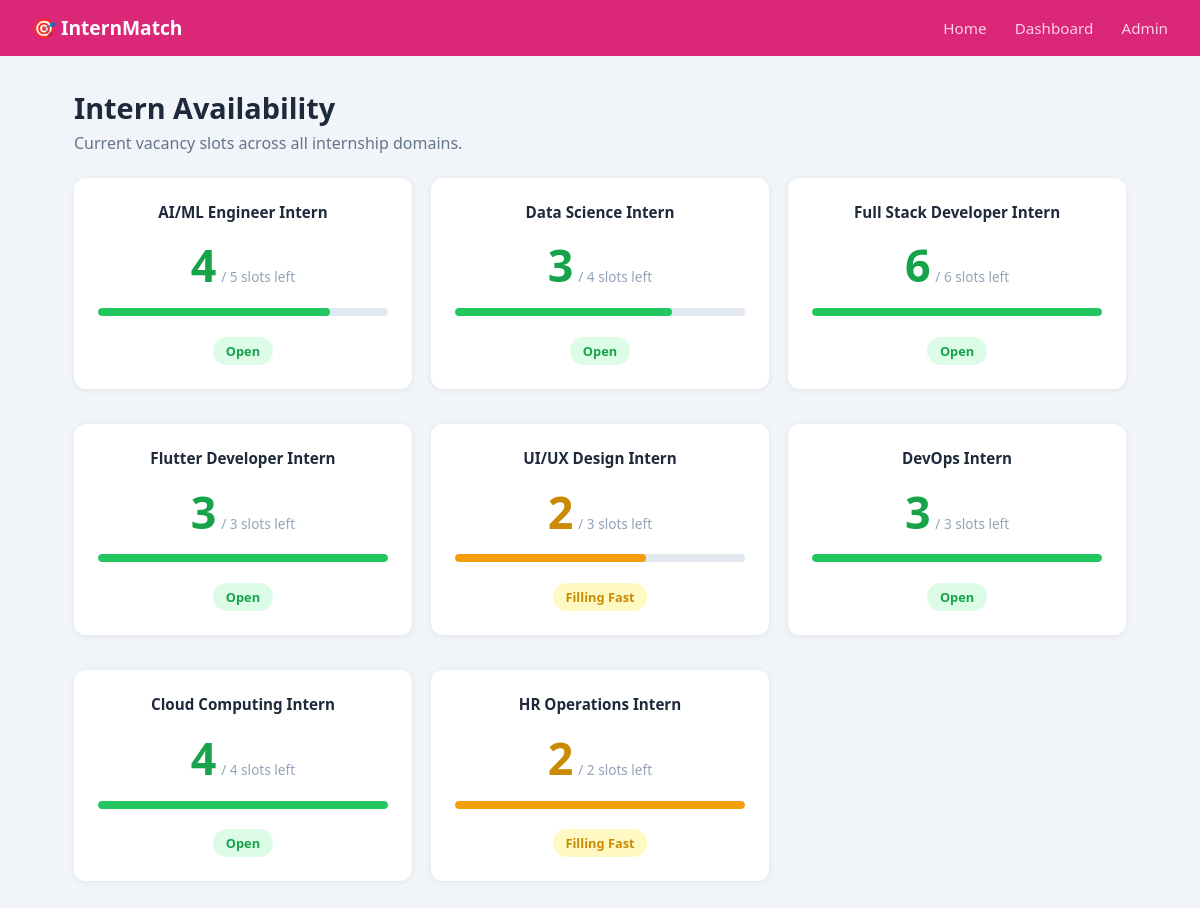
The page /availability on the database its author committed.
### tables this page shows
CREATE TABLE vacancies (
        id INTEGER PRIMARY KEY AUTOINCREMENT,
        role TEXT UNIQUE,
        total INTEGER,
        available INTEGER
    );

### app.py (the view)
@app.route("/availability")
def availability():
    conn = sqlite3.connect("database.db")
    rows = conn.execute("SELECT role, total, available FROM vacancies").fetchall()
    conn.close()
    return render_template("availability.html", vacancies=rows)

### templates/availability.html (shortened to what this page needs)
<!DOCTYPE html>
<html lang="en">
<head>
  <link rel="stylesheet" href="/static/css/style.css"/>
</head>
<body>
  <nav class="navbar">
    <span class="brand">🎯 InternMatch</span>
    <div>
      <a href="/">Home</a>
      <a href="/dashboard">Dashboard</a>
      <a href="/admin">Admin</a>
    </div>
  </nav>
  <div class="container">
    <h1>Intern Availability</h1>
    <p class="subtitle">Current vacancy slots across all internship domains.</p>
    <div class="vacancy-grid">
      {% for role, total, available in vacancies %}
      <div class="card vacancy-card">
        <div class="vacancy-role">{{ role }}</div>
        <div class="vacancy-slots">
          <span class="slot-num {% if available == 0 %}slot-full{% elif available <= 2 %}slot-low{% else %}slot-ok{% endif %}">
            {{ available }}
          </span>
          <span class="slot-label">/ {{ total }} slots left</span>
        </div>
        <div class="vacancy-bar">
          <div class="vacancy-fill {% if available == 0 %}fill-red{% elif available <= 2 %}fill-yellow{% else %}fill-green{% endif %}"
               style="width: {{ (available/total*100)|int }}%"></div>
        </div>
        <div class="vacancy-status">
          {% if available == 0 %}
            <span class="badge badge-red">Full</span>
          {% elif available <= 2 %}
            <span class="badge badge-yellow">Filling Fast</span>
          {% else %}
            <span class="badge badge-green">Open</span>
          {% endif %}
        </div>
      </div>
      {% endfor %}
    </div>
  </div>
</body>
</html>

### static/css/style.css (style rules this page uses)
*, *::before, *::after { box-sizing: border-box; margin: 0; padding: 0; }
body { font-family: 'Segoe UI', system-ui, sans-serif; background: #f1f5f9; color: #1e293b; min-height: 100vh; }
.navbar { background: #db2777; padding: 0.9rem 2rem; display: flex; align-items: center; justify-content: space-between; position: sticky; top: 0; z-index: 100; }
.navbar .brand { color: #fff; font-size: 1.2rem; font-weight: 700; }
.navbar a { color: #fbcfe8; text-decoration: none; margin-left: 1.5rem; font-size: 0.95rem; }
.container { max-width: 1100px; margin: 2rem auto; padding: 0 1.5rem; }
h1 { font-size: 1.8rem; font-weight: 700; margin-bottom: 0.3rem; }
.subtitle { color: #64748b; margin-bottom: 1.5rem; }
.card { background: #fff; border-radius: 12px; padding: 1.5rem; box-shadow: 0 1px 6px rgba(0,0,0,0.07); margin-bottom: 1rem; }
.badge { display: inline-block; padding: 0.3rem 0.8rem; border-radius: 20px; font-size: 0.8rem; font-weight: 600; margin-top: 0.5rem; }
.badge-green { background: #dcfce7; color: #16a34a; }
.badge-yellow { background: #fef9c3; color: #ca8a04; }
.vacancy-grid { display: grid; grid-template-columns: repeat(auto-fill, minmax(260px, 1fr)); gap: 1.2rem; margin-top: 1.5rem; }
.vacancy-card { text-align: center; }
.vacancy-role { font-weight: 700; font-size: 0.95rem; margin-bottom: 0.8rem; color: #1e293b; }
.vacancy-slots { display: flex; align-items: baseline; justify-content: center; gap: 0.3rem; }
.slot-num { font-size: 2.8rem; font-weight: 800; }
.slot-ok { color: #16a34a; }
.slot-low { color: #ca8a04; }
.slot-label { font-size: 0.85rem; color: #94a3b8; }
.vacancy-bar { height: 8px; background: #e2e8f0; border-radius: 99px; margin: 0.8rem 0; overflow: hidden; }
.vacancy-fill { height: 100%; border-radius: 99px; transition: width .4s; }
.fill-green { background: #22c55e; }
.fill-yellow { background: #f59e0b; }

### rows shown on the page
vacancies: role "AI/ML Engineer Intern", available "4", total "5", shows "Open"
vacancies: role "Data Science Intern", available "3", total "4", shows "Open"
vacancies: role "Full Stack Developer Intern", available "6", total "6", shows "Open"
vacancies: role "Flutter Developer Intern", available "3", total "3", shows "Open"
vacancies: role "UI/UX Design Intern", available "2", total "3", shows "Filling Fast"
vacancies: role "DevOps Intern", available "3", total "3", shows "Open"
vacancies: role "Cloud Computing Intern", available "4", total "4", shows "Open"
vacancies: role "HR Operations Intern", available "2", total "2", shows "Filling Fast"
